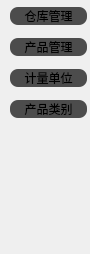
     <widget class="QWidget" name="page_8">
      <property name="geometry">
       <rect>
        <x>0</x>
        <y>0</y>
        <width>90</width>
        <height>254</height>
       </rect>
      </property>
      <attribute name="icon">
       <iconset>
        <selectedon>:/toolbox图标/folder-house-icon.png</selectedon>
       </iconset>
      </attribute>
      <attribute name="label">
       <string> 基本资料</string>
      </attribute>
      <widget class="QWidget" name="verticalLayoutWidget_2">
       <property name="geometry">
        <rect>
         <x>10</x>
         <y>0</y>
         <width>77</width>
         <height>128</height>
        </rect>
       </property>
       <layout class="QVBoxLayout" name="verticalLayout_15">
        <item>
         <widget class="QPushButton" name="pushButton_69">
          <property name="styleSheet">
           <string notr="true">QPushButton{ 
background-color: rgb(76, 76, 76);
	font: 9pt &quot;微软雅黑&quot;;
border-radius: 8px;
border-style: outset;
}
QPushButton:hover{
background-color:rgb(117, 117, 117);
}
QPushButton:pressed{
background-color: rgb(35, 35, 35);
}</string>
          </property>
          <property name="text">
           <string>仓库管理</string>
          </property>
          <property name="flat">
           <bool>true</bool>
          </property>
         </widget>
        </item>
        <item>
         <widget class="QPushButton" name="pushButton_68">
          <property name="styleSheet">
           <string notr="true">QPushButton{ 
background-color: rgb(76, 76, 76);
	font: 9pt &quot;微软雅黑&quot;;
border-radius: 8px;
border-style: outset;
}
QPushButton:hover{
background-color:rgb(117, 117, 117);
}
QPushButton:pressed{
background-color: rgb(35, 35, 35);
}</string>
          </property>
          <property name="text">
           <string>产品管理</string>
          </property>
          <property name="flat">
           <bool>true</bool>
          </property>
         </widget>
        </item>
        <item>
         <widget class="QPushButton" name="pushButton_70">
          <property name="styleSheet">
           <string notr="true">QPushButton{ 
background-color: rgb(76, 76, 76);
	font: 9pt &quot;微软雅黑&quot;;
border-radius: 8px;
border-style: outset;
}
QPushButton:hover{
background-color:rgb(117, 117, 117);
}
QPushButton:pressed{
background-color: rgb(35, 35, 35);
}</string>
          </property>
          <property name="text">
           <string>计量单位</string>
          </property>
          <property name="flat">
           <bool>true</bool>
          </property>
         </widget>
        </item>
        <item>
         <widget class="QPushButton" name="pushButton_71">
          <property name="styleSheet">
           <string notr="true">QPushButton{ 
background-color: rgb(76, 76, 76);
	font: 9pt &quot;微软雅黑&quot;;
border-radius: 8px;
border-style: outset;
}
QPushButton:hover{
background-color:rgb(117, 117, 117);
}
QPushButton:pressed{
background-color: rgb(35, 35, 35);
}</string>
          </property>
          <property name="text">
           <string>产品类别</string>
          </property>
          <property name="flat">
           <bool>true</bool>
          </property>
         </widget>
        </item>
       </layout>
      </widget>
     </widget>
